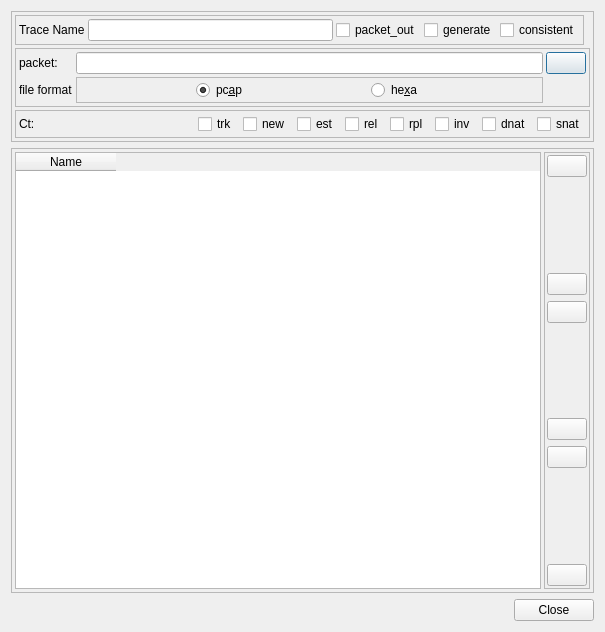
<?xml version="1.0" encoding="UTF-8"?>
<ui version="4.0">
 <class>oftrace_Dialog</class>
 <widget class="QDialog" name="oftrace_Dialog">
  <property name="geometry">
   <rect>
    <x>0</x>
    <y>0</y>
    <width>605</width>
    <height>632</height>
   </rect>
  </property>
  <property name="sizePolicy">
   <sizepolicy hsizetype="Fixed" vsizetype="Expanding">
    <horstretch>0</horstretch>
    <verstretch>0</verstretch>
   </sizepolicy>
  </property>
  <property name="windowTitle">
   <string>OpenFlow Tracer</string>
  </property>
  <layout class="QVBoxLayout" name="verticalLayout">
   <item>
    <widget class="QFrame" name="frame_dialog_virt_disk_wizard">
     <property name="frameShape">
      <enum>QFrame::StyledPanel</enum>
     </property>
     <property name="frameShadow">
      <enum>QFrame::Raised</enum>
     </property>
     <property name="paintme01" stdset="0">
      <bool>true</bool>
     </property>
     <layout class="QGridLayout" name="gridLayout">
      <property name="leftMargin">
       <number>3</number>
      </property>
      <property name="topMargin">
       <number>3</number>
      </property>
      <property name="rightMargin">
       <number>3</number>
      </property>
      <property name="bottomMargin">
       <number>3</number>
      </property>
      <property name="spacing">
       <number>3</number>
      </property>
      <item row="1" column="0">
       <widget class="QFrame" name="frame_3">
        <property name="sizePolicy">
         <sizepolicy hsizetype="Preferred" vsizetype="Fixed">
          <horstretch>0</horstretch>
          <verstretch>0</verstretch>
         </sizepolicy>
        </property>
        <property name="frameShape">
         <enum>QFrame::StyledPanel</enum>
        </property>
        <property name="frameShadow">
         <enum>QFrame::Raised</enum>
        </property>
        <property name="paintme01" stdset="0">
         <bool>true</bool>
        </property>
        <layout class="QHBoxLayout" name="horizontalLayout_3">
         <property name="spacing">
          <number>3</number>
         </property>
         <property name="leftMargin">
          <number>3</number>
         </property>
         <property name="topMargin">
          <number>3</number>
         </property>
         <property name="rightMargin">
          <number>3</number>
         </property>
         <property name="bottomMargin">
          <number>3</number>
         </property>
         <item>
          <widget class="QLabel" name="label_2">
           <property name="text">
            <string>Trace Name</string>
           </property>
          </widget>
         </item>
         <item>
          <widget class="QLineEdit" name="lineEdit_of_trace_name">
           <property name="toolTip">
            <string>Name to save your trace</string>
           </property>
           <property name="clearButtonEnabled">
            <bool>true</bool>
           </property>
          </widget>
         </item>
         <item>
          <widget class="QCheckBox" name="checkBox_of_trace_packetout">
           <property name="sizePolicy">
            <sizepolicy hsizetype="Fixed" vsizetype="Fixed">
             <horstretch>0</horstretch>
             <verstretch>0</verstretch>
            </sizepolicy>
           </property>
           <property name="toolTip">
            <string>Applies the specified OpenFlow
actions,  as if the packet, flow, and actions had been
specified in an OpenFlow packet-out request</string>
           </property>
           <property name="text">
            <string>packet_out</string>
           </property>
          </widget>
         </item>
         <item>
          <widget class="QCheckBox" name="checkBox_of_trace_generate">
           <property name="sizePolicy">
            <sizepolicy hsizetype="Fixed" vsizetype="Fixed">
             <horstretch>0</horstretch>
             <verstretch>0</verstretch>
            </sizepolicy>
           </property>
           <property name="toolTip">
            <string>Internally generate a packet with the flow described and then to use that packet</string>
           </property>
           <property name="text">
            <string>generate</string>
           </property>
          </widget>
         </item>
         <item>
          <widget class="QCheckBox" name="checkBox_of_trace_consistent">
           <property name="sizePolicy">
            <sizepolicy hsizetype="Fixed" vsizetype="Fixed">
             <horstretch>0</horstretch>
             <verstretch>0</verstretch>
            </sizepolicy>
           </property>
           <property name="toolTip">
            <string>Rejects actions that are inconsistent with the specified packet</string>
           </property>
           <property name="text">
            <string>consistent</string>
           </property>
          </widget>
         </item>
        </layout>
       </widget>
      </item>
      <item row="2" column="0" colspan="3">
       <widget class="QFrame" name="frame">
        <property name="sizePolicy">
         <sizepolicy hsizetype="Preferred" vsizetype="Fixed">
          <horstretch>0</horstretch>
          <verstretch>0</verstretch>
         </sizepolicy>
        </property>
        <property name="frameShape">
         <enum>QFrame::StyledPanel</enum>
        </property>
        <property name="frameShadow">
         <enum>QFrame::Raised</enum>
        </property>
        <property name="paintme01" stdset="0">
         <bool>true</bool>
        </property>
        <layout class="QGridLayout" name="gridLayout_2">
         <property name="leftMargin">
          <number>3</number>
         </property>
         <property name="topMargin">
          <number>3</number>
         </property>
         <property name="rightMargin">
          <number>3</number>
         </property>
         <property name="bottomMargin">
          <number>3</number>
         </property>
         <property name="spacing">
          <number>3</number>
         </property>
         <item row="0" column="2">
          <widget class="QLineEdit" name="lineEdit_of_trace_packet">
           <property name="toolTip">
            <string>heaxdecimal content of packet</string>
           </property>
           <property name="clearButtonEnabled">
            <bool>true</bool>
           </property>
          </widget>
         </item>
         <item row="1" column="2">
          <widget class="QFrame" name="frame_6">
           <property name="frameShape">
            <enum>QFrame::StyledPanel</enum>
           </property>
           <property name="frameShadow">
            <enum>QFrame::Raised</enum>
           </property>
           <property name="paintme01" stdset="0">
            <bool>true</bool>
           </property>
           <layout class="QGridLayout" name="gridLayout_3">
            <property name="leftMargin">
             <number>2</number>
            </property>
            <property name="topMargin">
             <number>2</number>
            </property>
            <property name="rightMargin">
             <number>2</number>
            </property>
            <property name="bottomMargin">
             <number>2</number>
            </property>
            <item row="0" column="1">
             <widget class="QRadioButton" name="radioButton_of_trace_hexa">
              <property name="sizePolicy">
               <sizepolicy hsizetype="Fixed" vsizetype="Fixed">
                <horstretch>0</horstretch>
                <verstretch>0</verstretch>
               </sizepolicy>
              </property>
              <property name="text">
               <string>he&amp;xa</string>
              </property>
              <property name="checked">
               <bool>false</bool>
              </property>
             </widget>
            </item>
            <item row="0" column="0">
             <widget class="QRadioButton" name="radioButton_of_trace_pcap">
              <property name="sizePolicy">
               <sizepolicy hsizetype="Fixed" vsizetype="Fixed">
                <horstretch>0</horstretch>
                <verstretch>0</verstretch>
               </sizepolicy>
              </property>
              <property name="text">
               <string>pc&amp;ap</string>
              </property>
              <property name="checked">
               <bool>true</bool>
              </property>
             </widget>
            </item>
           </layout>
          </widget>
         </item>
         <item row="1" column="0">
          <widget class="QLabel" name="label_15">
           <property name="text">
            <string>file format</string>
           </property>
          </widget>
         </item>
         <item row="0" column="0">
          <widget class="QLabel" name="label">
           <property name="text">
            <string>packet:</string>
           </property>
          </widget>
         </item>
         <item row="0" column="3">
          <widget class="QPushButton" name="pushButton_of_trace_packet_load">
           <property name="sizePolicy">
            <sizepolicy hsizetype="Fixed" vsizetype="Fixed">
             <horstretch>0</horstretch>
             <verstretch>0</verstretch>
            </sizepolicy>
           </property>
           <property name="toolTip">
            <string>Load packet hexadecimal content from file</string>
           </property>
           <property name="text">
            <string/>
           </property>
           <property name="icon">
            <iconset resource="../project_ressource.qrc">
             <normaloff>:/images/download.png</normaloff>:/images/download.png</iconset>
           </property>
          </widget>
         </item>
        </layout>
       </widget>
      </item>
      <item row="4" column="0" colspan="3">
       <widget class="QFrame" name="frame_2">
        <property name="sizePolicy">
         <sizepolicy hsizetype="Expanding" vsizetype="Fixed">
          <horstretch>0</horstretch>
          <verstretch>0</verstretch>
         </sizepolicy>
        </property>
        <property name="frameShape">
         <enum>QFrame::StyledPanel</enum>
        </property>
        <property name="frameShadow">
         <enum>QFrame::Raised</enum>
        </property>
        <property name="paintme01" stdset="0">
         <bool>true</bool>
        </property>
        <layout class="QHBoxLayout" name="horizontalLayout_2">
         <property name="spacing">
          <number>3</number>
         </property>
         <property name="leftMargin">
          <number>3</number>
         </property>
         <property name="topMargin">
          <number>3</number>
         </property>
         <property name="rightMargin">
          <number>3</number>
         </property>
         <property name="bottomMargin">
          <number>3</number>
         </property>
         <item>
          <widget class="QLabel" name="label_3">
           <property name="text">
            <string>Ct:</string>
           </property>
          </widget>
         </item>
         <item>
          <spacer name="horizontalSpacer">
           <property name="orientation">
            <enum>Qt::Horizontal</enum>
           </property>
           <property name="sizeHint" stdset="0">
            <size>
             <width>40</width>
             <height>20</height>
            </size>
           </property>
          </spacer>
         </item>
         <item>
          <widget class="QCheckBox" name="checkBox_of_trace_trk">
           <property name="sizePolicy">
            <sizepolicy hsizetype="Fixed" vsizetype="Fixed">
             <horstretch>0</horstretch>
             <verstretch>0</verstretch>
            </sizepolicy>
           </property>
           <property name="toolTip">
            <string>connection  tracking  has taken place</string>
           </property>
           <property name="text">
            <string>trk </string>
           </property>
          </widget>
         </item>
         <item>
          <widget class="QCheckBox" name="checkBox_of_trace_new">
           <property name="sizePolicy">
            <sizepolicy hsizetype="Fixed" vsizetype="Fixed">
             <horstretch>0</horstretch>
             <verstretch>0</verstretch>
            </sizepolicy>
           </property>
           <property name="toolTip">
            <string>new flow</string>
           </property>
           <property name="text">
            <string>new </string>
           </property>
          </widget>
         </item>
         <item>
          <widget class="QCheckBox" name="checkBox_of_trace_est">
           <property name="sizePolicy">
            <sizepolicy hsizetype="Fixed" vsizetype="Fixed">
             <horstretch>0</horstretch>
             <verstretch>0</verstretch>
            </sizepolicy>
           </property>
           <property name="toolTip">
            <string>established flow</string>
           </property>
           <property name="text">
            <string>est </string>
           </property>
          </widget>
         </item>
         <item>
          <widget class="QCheckBox" name="checkBox_of_trace_rel">
           <property name="sizePolicy">
            <sizepolicy hsizetype="Fixed" vsizetype="Fixed">
             <horstretch>0</horstretch>
             <verstretch>0</verstretch>
            </sizepolicy>
           </property>
           <property name="toolTip">
            <string>related flow</string>
           </property>
           <property name="text">
            <string>rel </string>
           </property>
          </widget>
         </item>
         <item>
          <widget class="QCheckBox" name="checkBox_of_trace_rpl">
           <property name="sizePolicy">
            <sizepolicy hsizetype="Fixed" vsizetype="Fixed">
             <horstretch>0</horstretch>
             <verstretch>0</verstretch>
            </sizepolicy>
           </property>
           <property name="toolTip">
            <string>reply flow</string>
           </property>
           <property name="text">
            <string>rpl </string>
           </property>
          </widget>
         </item>
         <item>
          <widget class="QCheckBox" name="checkBox_of_trace_inv">
           <property name="sizePolicy">
            <sizepolicy hsizetype="Fixed" vsizetype="Fixed">
             <horstretch>0</horstretch>
             <verstretch>0</verstretch>
            </sizepolicy>
           </property>
           <property name="toolTip">
            <string>connection entry in a bad state</string>
           </property>
           <property name="text">
            <string>inv </string>
           </property>
          </widget>
         </item>
         <item>
          <widget class="QCheckBox" name="checkBox_of_trace_dnat">
           <property name="sizePolicy">
            <sizepolicy hsizetype="Fixed" vsizetype="Fixed">
             <horstretch>0</horstretch>
             <verstretch>0</verstretch>
            </sizepolicy>
           </property>
           <property name="toolTip">
            <string>packet whose  destination IP address has been changed</string>
           </property>
           <property name="text">
            <string>dnat </string>
           </property>
          </widget>
         </item>
         <item>
          <widget class="QCheckBox" name="checkBox_of_trace_snat">
           <property name="sizePolicy">
            <sizepolicy hsizetype="Fixed" vsizetype="Fixed">
             <horstretch>0</horstretch>
             <verstretch>0</verstretch>
            </sizepolicy>
           </property>
           <property name="toolTip">
            <string>packet whose source IP address has been changed</string>
           </property>
           <property name="text">
            <string>snat</string>
           </property>
          </widget>
         </item>
        </layout>
       </widget>
      </item>
     </layout>
    </widget>
   </item>
   <item>
    <widget class="QFrame" name="frame_4">
     <property name="sizePolicy">
      <sizepolicy hsizetype="Preferred" vsizetype="Expanding">
       <horstretch>0</horstretch>
       <verstretch>0</verstretch>
      </sizepolicy>
     </property>
     <property name="frameShape">
      <enum>QFrame::StyledPanel</enum>
     </property>
     <property name="frameShadow">
      <enum>QFrame::Raised</enum>
     </property>
     <property name="paintme01" stdset="0">
      <bool>true</bool>
     </property>
     <layout class="QHBoxLayout" name="horizontalLayout_4">
      <property name="spacing">
       <number>3</number>
      </property>
      <property name="leftMargin">
       <number>3</number>
      </property>
      <property name="topMargin">
       <number>3</number>
      </property>
      <property name="rightMargin">
       <number>3</number>
      </property>
      <property name="bottomMargin">
       <number>3</number>
      </property>
      <item>
       <widget class="QTableWidget" name="tableWidget_of_trace">
        <column>
         <property name="text">
          <string>Name</string>
         </property>
        </column>
       </widget>
      </item>
      <item>
       <widget class="QFrame" name="frame_kvm_virt_disk_buttons">
        <property name="sizePolicy">
         <sizepolicy hsizetype="Fixed" vsizetype="Preferred">
          <horstretch>0</horstretch>
          <verstretch>0</verstretch>
         </sizepolicy>
        </property>
        <property name="frameShape">
         <enum>QFrame::StyledPanel</enum>
        </property>
        <property name="frameShadow">
         <enum>QFrame::Raised</enum>
        </property>
        <property name="paintme01" stdset="0">
         <bool>true</bool>
        </property>
        <layout class="QGridLayout" name="gridLayout_13">
         <property name="leftMargin">
          <number>2</number>
         </property>
         <property name="topMargin">
          <number>2</number>
         </property>
         <property name="rightMargin">
          <number>2</number>
         </property>
         <property name="bottomMargin">
          <number>2</number>
         </property>
         <item row="5" column="0">
          <widget class="QPushButton" name="pushButton_of_trace_export">
           <property name="sizePolicy">
            <sizepolicy hsizetype="Fixed" vsizetype="Fixed">
             <horstretch>0</horstretch>
             <verstretch>0</verstretch>
            </sizepolicy>
           </property>
           <property name="toolTip">
            <string>Export flows to file</string>
           </property>
           <property name="text">
            <string/>
           </property>
           <property name="icon">
            <iconset resource="../project_ressource.qrc">
             <normaloff>:/images/upload.png</normaloff>:/images/upload.png</iconset>
           </property>
          </widget>
         </item>
         <item row="6" column="0">
          <widget class="QPushButton" name="pushButton_of_trace_import">
           <property name="sizePolicy">
            <sizepolicy hsizetype="Fixed" vsizetype="Fixed">
             <horstretch>0</horstretch>
             <verstretch>0</verstretch>
            </sizepolicy>
           </property>
           <property name="toolTip">
            <string>Import flows from file</string>
           </property>
           <property name="text">
            <string/>
           </property>
           <property name="icon">
            <iconset resource="../project_ressource.qrc">
             <normaloff>:/images/download.png</normaloff>:/images/download.png</iconset>
           </property>
          </widget>
         </item>
         <item row="4" column="0">
          <spacer name="verticalSpacer_3">
           <property name="orientation">
            <enum>Qt::Vertical</enum>
           </property>
           <property name="sizeHint" stdset="0">
            <size>
             <width>20</width>
             <height>40</height>
            </size>
           </property>
          </spacer>
         </item>
         <item row="0" column="0">
          <widget class="QPushButton" name="pushButton_of_trace_run">
           <property name="sizePolicy">
            <sizepolicy hsizetype="Fixed" vsizetype="Fixed">
             <horstretch>0</horstretch>
             <verstretch>0</verstretch>
            </sizepolicy>
           </property>
           <property name="toolTip">
            <string>run selected trace test</string>
           </property>
           <property name="text">
            <string/>
           </property>
           <property name="icon">
            <iconset resource="../project_ressource.qrc">
             <normaloff>:/images/play-circle.png</normaloff>:/images/play-circle.png</iconset>
           </property>
          </widget>
         </item>
         <item row="8" column="0">
          <widget class="QPushButton" name="pushButton_of_trace_del_all">
           <property name="sizePolicy">
            <sizepolicy hsizetype="Fixed" vsizetype="Fixed">
             <horstretch>0</horstretch>
             <verstretch>0</verstretch>
            </sizepolicy>
           </property>
           <property name="toolTip">
            <string>Remove all action lines</string>
           </property>
           <property name="text">
            <string/>
           </property>
           <property name="icon">
            <iconset resource="../project_ressource.qrc">
             <normaloff>:/images/delete.png</normaloff>:/images/delete.png</iconset>
           </property>
          </widget>
         </item>
         <item row="7" column="0">
          <spacer name="verticalSpacer_5">
           <property name="orientation">
            <enum>Qt::Vertical</enum>
           </property>
           <property name="sizeHint" stdset="0">
            <size>
             <width>20</width>
             <height>40</height>
            </size>
           </property>
          </spacer>
         </item>
         <item row="3" column="0">
          <widget class="QPushButton" name="pushButton_of_trace_del">
           <property name="sizePolicy">
            <sizepolicy hsizetype="Fixed" vsizetype="Fixed">
             <horstretch>0</horstretch>
             <verstretch>0</verstretch>
            </sizepolicy>
           </property>
           <property name="toolTip">
            <string>Remove selected trace test</string>
           </property>
           <property name="text">
            <string/>
           </property>
           <property name="icon">
            <iconset resource="../project_ressource.qrc">
             <normaloff>:/images/minus.png</normaloff>:/images/minus.png</iconset>
           </property>
          </widget>
         </item>
         <item row="1" column="0">
          <spacer name="verticalSpacer_7">
           <property name="orientation">
            <enum>Qt::Vertical</enum>
           </property>
           <property name="sizeHint" stdset="0">
            <size>
             <width>20</width>
             <height>40</height>
            </size>
           </property>
          </spacer>
         </item>
         <item row="2" column="0">
          <widget class="QPushButton" name="pushButton_of_trace_add">
           <property name="sizePolicy">
            <sizepolicy hsizetype="Fixed" vsizetype="Fixed">
             <horstretch>0</horstretch>
             <verstretch>0</verstretch>
            </sizepolicy>
           </property>
           <property name="toolTip">
            <string>Configure new trace test</string>
           </property>
           <property name="text">
            <string/>
           </property>
           <property name="icon">
            <iconset resource="../project_ressource.qrc">
             <normaloff>:/images/plus.png</normaloff>:/images/plus.png</iconset>
           </property>
          </widget>
         </item>
        </layout>
       </widget>
      </item>
     </layout>
    </widget>
   </item>
   <item>
    <widget class="QDialogButtonBox" name="buttonBox">
     <property name="orientation">
      <enum>Qt::Horizontal</enum>
     </property>
     <property name="standardButtons">
      <set>QDialogButtonBox::Close</set>
     </property>
    </widget>
   </item>
  </layout>
 </widget>
 <resources>
  <include location="../project_ressource.qrc"/>
 </resources>
 <connections>
  <connection>
   <sender>buttonBox</sender>
   <signal>accepted()</signal>
   <receiver>oftrace_Dialog</receiver>
   <slot>accept()</slot>
   <hints>
    <hint type="sourcelabel">
     <x>248</x>
     <y>254</y>
    </hint>
    <hint type="destinationlabel">
     <x>157</x>
     <y>274</y>
    </hint>
   </hints>
  </connection>
  <connection>
   <sender>buttonBox</sender>
   <signal>rejected()</signal>
   <receiver>oftrace_Dialog</receiver>
   <slot>reject()</slot>
   <hints>
    <hint type="sourcelabel">
     <x>316</x>
     <y>260</y>
    </hint>
    <hint type="destinationlabel">
     <x>286</x>
     <y>274</y>
    </hint>
   </hints>
  </connection>
 </connections>
</ui>
